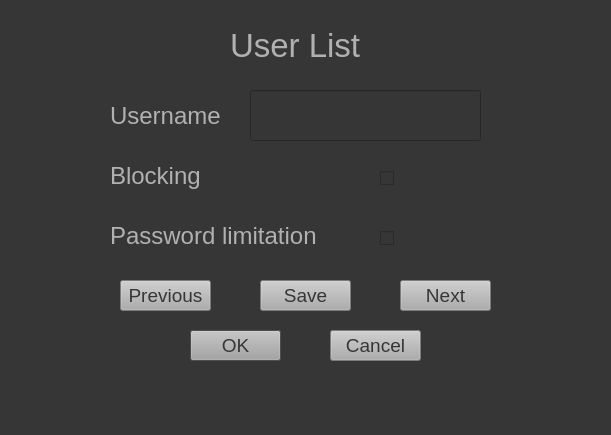
<?xml version="1.0" encoding="UTF-8"?>
<ui version="4.0">
 <class>Dialog</class>
 <widget class="QDialog" name="Dialog">
  <property name="geometry">
   <rect>
    <x>0</x>
    <y>0</y>
    <width>611</width>
    <height>435</height>
   </rect>
  </property>
  <property name="windowTitle">
   <string>Dialog</string>
  </property>
  <property name="styleSheet">
   <string notr="true">background:rgb(54, 54, 54);color: rgb(177, 177, 177);
alternate-background-color: rgb(97, 97, 97);
selection-background-color: rgb(97, 97, 97);</string>
  </property>
  <widget class="QLabel" name="label">
   <property name="geometry">
    <rect>
     <x>230</x>
     <y>20</y>
     <width>151</width>
     <height>51</height>
    </rect>
   </property>
   <property name="styleSheet">
    <string notr="true">color: rgb(177, 177, 177); font-size:25pt;</string>
   </property>
   <property name="text">
    <string>User List</string>
   </property>
  </widget>
  <widget class="QLabel" name="label_2">
   <property name="geometry">
    <rect>
     <x>110</x>
     <y>100</y>
     <width>111</width>
     <height>31</height>
    </rect>
   </property>
   <property name="styleSheet">
    <string notr="true">color: rgb(177, 177, 177); font-size:18pt;</string>
   </property>
   <property name="text">
    <string>Username</string>
   </property>
  </widget>
  <widget class="QLineEdit" name="username">
   <property name="geometry">
    <rect>
     <x>250</x>
     <y>90</y>
     <width>231</width>
     <height>51</height>
    </rect>
   </property>
   <property name="styleSheet">
    <string notr="true">color: rgb(173, 173, 173); font-size: 17pt;</string>
   </property>
  </widget>
  <widget class="QPushButton" name="ok_button">
   <property name="geometry">
    <rect>
     <x>190</x>
     <y>330</y>
     <width>91</width>
     <height>31</height>
    </rect>
   </property>
   <property name="styleSheet">
    <string notr="true">background-color: rgb(173, 173, 173); font-size: 14pt;color:rgb(54, 54, 54)</string>
   </property>
   <property name="text">
    <string>OK</string>
   </property>
  </widget>
  <widget class="QPushButton" name="cancel_button">
   <property name="geometry">
    <rect>
     <x>330</x>
     <y>330</y>
     <width>91</width>
     <height>31</height>
    </rect>
   </property>
   <property name="styleSheet">
    <string notr="true">background-color: rgb(173, 173, 173); font-size: 14pt;color:rgb(54, 54, 54)</string>
   </property>
   <property name="text">
    <string>Cancel</string>
   </property>
  </widget>
  <widget class="QLabel" name="label_3">
   <property name="geometry">
    <rect>
     <x>110</x>
     <y>220</y>
     <width>211</width>
     <height>31</height>
    </rect>
   </property>
   <property name="styleSheet">
    <string notr="true">color: rgb(177, 177, 177); font-size:18pt;</string>
   </property>
   <property name="text">
    <string>Password limitation</string>
   </property>
  </widget>
  <widget class="QLabel" name="label_4">
   <property name="geometry">
    <rect>
     <x>110</x>
     <y>160</y>
     <width>111</width>
     <height>31</height>
    </rect>
   </property>
   <property name="styleSheet">
    <string notr="true">color: rgb(177, 177, 177); font-size:18pt;</string>
   </property>
   <property name="text">
    <string>Blocking</string>
   </property>
  </widget>
  <widget class="QCheckBox" name="block">
   <property name="geometry">
    <rect>
     <x>380</x>
     <y>170</y>
     <width>70</width>
     <height>17</height>
    </rect>
   </property>
   <property name="text">
    <string/>
   </property>
  </widget>
  <widget class="QCheckBox" name="limit">
   <property name="geometry">
    <rect>
     <x>380</x>
     <y>230</y>
     <width>70</width>
     <height>17</height>
    </rect>
   </property>
   <property name="text">
    <string/>
   </property>
  </widget>
  <widget class="QPushButton" name="next_button">
   <property name="geometry">
    <rect>
     <x>400</x>
     <y>280</y>
     <width>91</width>
     <height>31</height>
    </rect>
   </property>
   <property name="styleSheet">
    <string notr="true">background-color: rgb(173, 173, 173); font-size: 14pt;color:rgb(54, 54, 54)</string>
   </property>
   <property name="text">
    <string>Next</string>
   </property>
  </widget>
  <widget class="QPushButton" name="save_button">
   <property name="geometry">
    <rect>
     <x>260</x>
     <y>280</y>
     <width>91</width>
     <height>31</height>
    </rect>
   </property>
   <property name="styleSheet">
    <string notr="true">background-color: rgb(173, 173, 173); font-size: 14pt;color:rgb(54, 54, 54)</string>
   </property>
   <property name="text">
    <string>Save</string>
   </property>
  </widget>
  <widget class="QPushButton" name="prev_button">
   <property name="geometry">
    <rect>
     <x>120</x>
     <y>280</y>
     <width>91</width>
     <height>31</height>
    </rect>
   </property>
   <property name="styleSheet">
    <string notr="true">background-color: rgb(173, 173, 173); font-size: 14pt;color:rgb(54, 54, 54)</string>
   </property>
   <property name="text">
    <string>Previous</string>
   </property>
  </widget>
 </widget>
 <tabstops>
  <tabstop>ok_button</tabstop>
  <tabstop>block</tabstop>
  <tabstop>limit</tabstop>
  <tabstop>next_button</tabstop>
  <tabstop>save_button</tabstop>
  <tabstop>prev_button</tabstop>
  <tabstop>username</tabstop>
  <tabstop>cancel_button</tabstop>
 </tabstops>
 <resources/>
 <connections/>
</ui>
